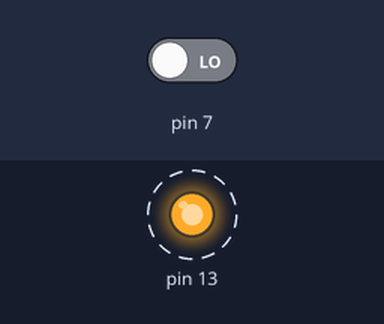
The sketch below on a simulated Arduino Uno, built with avr-gcc and run on an emulated ATmega328P. On the bench: output pins drawn as LEDs (lit = HIGH). Dashed ring = blinking. The test bench sets the inputs (shaded band); at power-on: pin 7 LOW.

Above: at 1.25 s.
1.3 s: pin 7 driven HIGH
At 1.45 s:
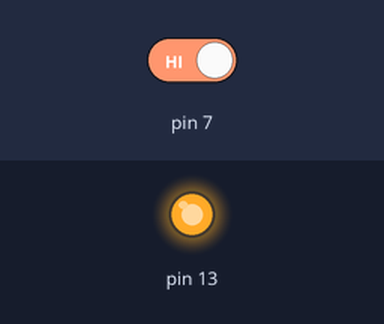
At 2.2 s:
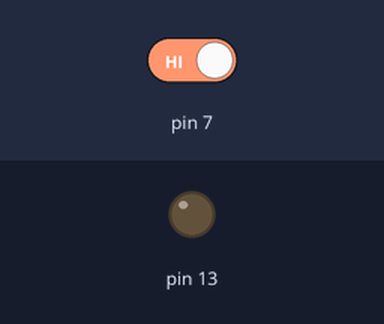
Timing chart, 0 to 10.3 s (numbered marks = the images above; inputs shaded):
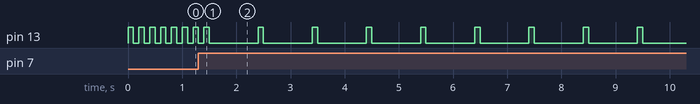

The sketch:

lesson1_a.ino
```cpp
void setup() {
  // put your setup code here, to run once:
  pinMode(7,INPUT);
  pinMode(13, OUTPUT);

}

void loop() {
  // put your main code here, to run repeatedly:
  if (digitalRead(7) == HIGH) {
    digitalWrite(13, HIGH);
    delay(100);
    digitalWrite(13, LOW);
    delay(900);
  }
  else {
    digitalWrite(13, HIGH);
    delay(100);
    digitalWrite(13, LOW);
    delay(100);
  }
}
```

Measured:
- by itself, pin 13: repeats every 1.0 s: HIGH 0.10 s, LOW 0.90 s
